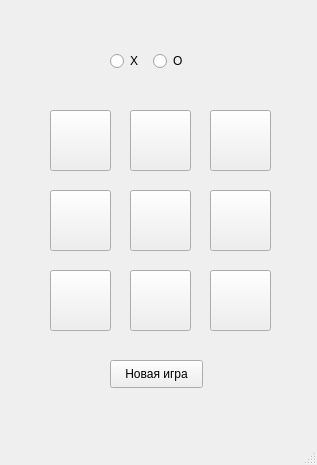
<?xml version="1.0" encoding="UTF-8"?>
<ui version="4.0">
 <class>MainWindow</class>
 <widget class="QMainWindow" name="MainWindow">
  <property name="geometry">
   <rect>
    <x>0</x>
    <y>0</y>
    <width>317</width>
    <height>465</height>
   </rect>
  </property>
  <property name="windowTitle">
   <string>MainWindow</string>
  </property>
  <widget class="QWidget" name="centralwidget">
   <widget class="QPushButton" name="B1">
    <property name="geometry">
     <rect>
      <x>50</x>
      <y>110</y>
      <width>61</width>
      <height>61</height>
     </rect>
    </property>
    <property name="text">
     <string/>
    </property>
   </widget>
   <widget class="QPushButton" name="B7">
    <property name="geometry">
     <rect>
      <x>50</x>
      <y>270</y>
      <width>61</width>
      <height>61</height>
     </rect>
    </property>
    <property name="text">
     <string/>
    </property>
   </widget>
   <widget class="QPushButton" name="B4">
    <property name="geometry">
     <rect>
      <x>50</x>
      <y>190</y>
      <width>61</width>
      <height>61</height>
     </rect>
    </property>
    <property name="text">
     <string/>
    </property>
   </widget>
   <widget class="QPushButton" name="B8">
    <property name="geometry">
     <rect>
      <x>130</x>
      <y>270</y>
      <width>61</width>
      <height>61</height>
     </rect>
    </property>
    <property name="text">
     <string/>
    </property>
   </widget>
   <widget class="QPushButton" name="B5">
    <property name="geometry">
     <rect>
      <x>130</x>
      <y>190</y>
      <width>61</width>
      <height>61</height>
     </rect>
    </property>
    <property name="text">
     <string/>
    </property>
   </widget>
   <widget class="QPushButton" name="B6">
    <property name="geometry">
     <rect>
      <x>210</x>
      <y>190</y>
      <width>61</width>
      <height>61</height>
     </rect>
    </property>
    <property name="text">
     <string/>
    </property>
   </widget>
   <widget class="QPushButton" name="B3">
    <property name="geometry">
     <rect>
      <x>210</x>
      <y>110</y>
      <width>61</width>
      <height>61</height>
     </rect>
    </property>
    <property name="text">
     <string/>
    </property>
   </widget>
   <widget class="QPushButton" name="B9">
    <property name="geometry">
     <rect>
      <x>210</x>
      <y>270</y>
      <width>61</width>
      <height>61</height>
     </rect>
    </property>
    <property name="text">
     <string/>
    </property>
   </widget>
   <widget class="QPushButton" name="B2">
    <property name="geometry">
     <rect>
      <x>130</x>
      <y>110</y>
      <width>61</width>
      <height>61</height>
     </rect>
    </property>
    <property name="text">
     <string/>
    </property>
   </widget>
   <widget class="QPushButton" name="new_2">
    <property name="geometry">
     <rect>
      <x>110</x>
      <y>360</y>
      <width>93</width>
      <height>28</height>
     </rect>
    </property>
    <property name="text">
     <string>Новая игра</string>
    </property>
   </widget>
   <widget class="QWidget" name="">
    <property name="geometry">
     <rect>
      <x>110</x>
      <y>50</y>
      <width>80</width>
      <height>22</height>
     </rect>
    </property>
    <layout class="QHBoxLayout" name="horizontalLayout">
     <item>
      <widget class="QRadioButton" name="One">
       <property name="text">
        <string>Х</string>
       </property>
      </widget>
     </item>
     <item>
      <widget class="QRadioButton" name="Nul">
       <property name="text">
        <string>О</string>
       </property>
      </widget>
     </item>
    </layout>
   </widget>
  </widget>
  <widget class="QMenuBar" name="menubar">
   <property name="geometry">
    <rect>
     <x>0</x>
     <y>0</y>
     <width>317</width>
     <height>26</height>
    </rect>
   </property>
  </widget>
  <widget class="QStatusBar" name="statusbar"/>
 </widget>
 <resources/>
 <connections/>
</ui>
